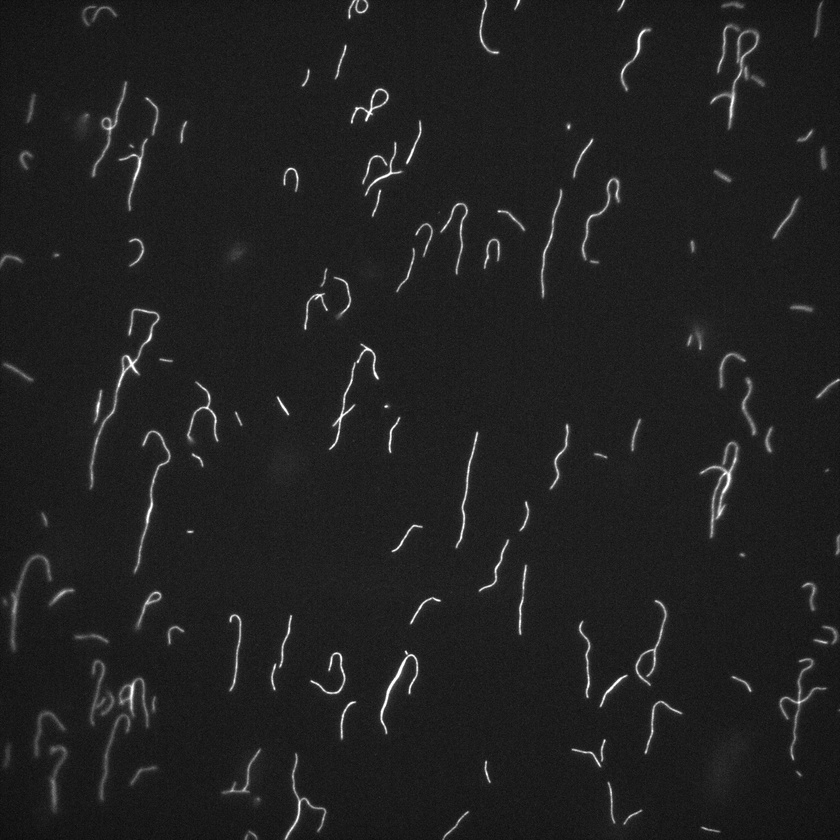
#> input picture sample_video1_gray_0100.jpg, 840 x 840 px, shrunk from 2048 x 2048 before the run, found by its file name
$ python rotation.py
#> lines starting #> are read from the running program, lines starting #| are printed output that depends on the picture
import cv2
import numpy as np

img = cv2.imread("/Users/kouki/Image_practice/sample/frame/sample_video1_gray_0100.jpg")
#> img is the input picture: shape (840, 840, 3); min 8, max 255, mean 32.8

#画像の中心を計算
height,width=img.shape[:2]
#> height = 840; width = 840

#画像のリサイズ(1/2に)
center=(width//2,height//2)
#> center = (420, 420)

#回転角度とスケールを固定
angle=35 #回転角度(度数)
scale=1.0 #スケール(1.0で等倍)

# 回転行列を計算
rotation_matrix=cv2.getRotationMatrix2D(center,angle,scale)
#画像の回転
rotated_image=cv2.warpAffine(img,rotation_matrix,(width,height))
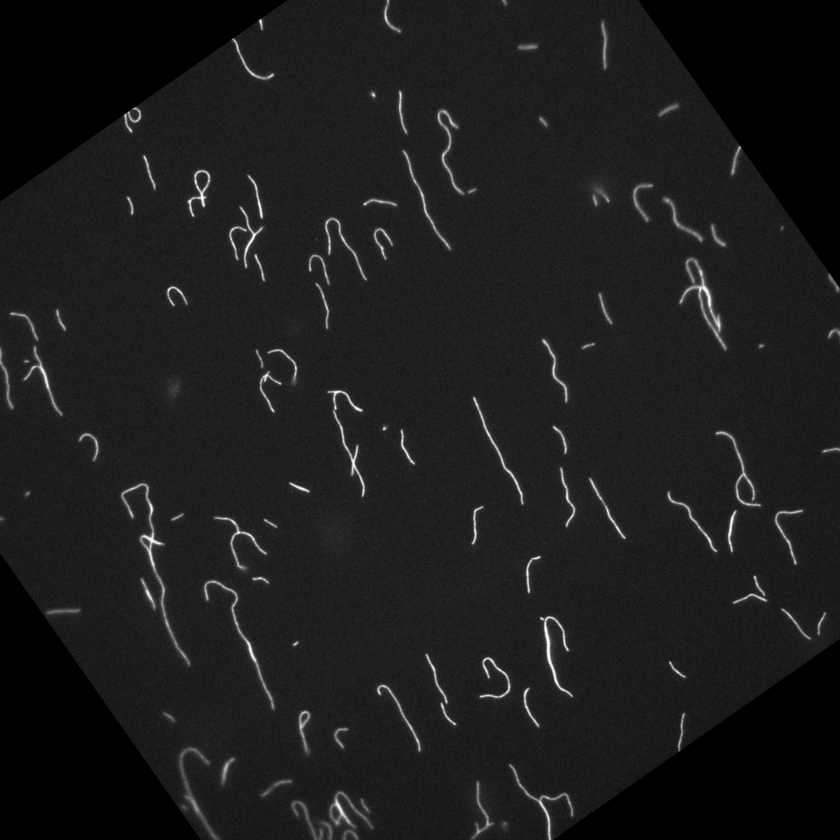
#> rotated_image: shape (840, 840, 3); min 0, max 255, mean 27.8

cv2.imshow("Rotated.img",rotated_image)

k=cv2.waitKey(0)
#> (key q is pressed here)
if k==ord("q"):
    cv2.destroyAllWindows()
elif k==ord("s"):
    cv2.imwrite('../../sample/frame/rotated.png',rotated_image)
    cv2.destroyAllWindows()
